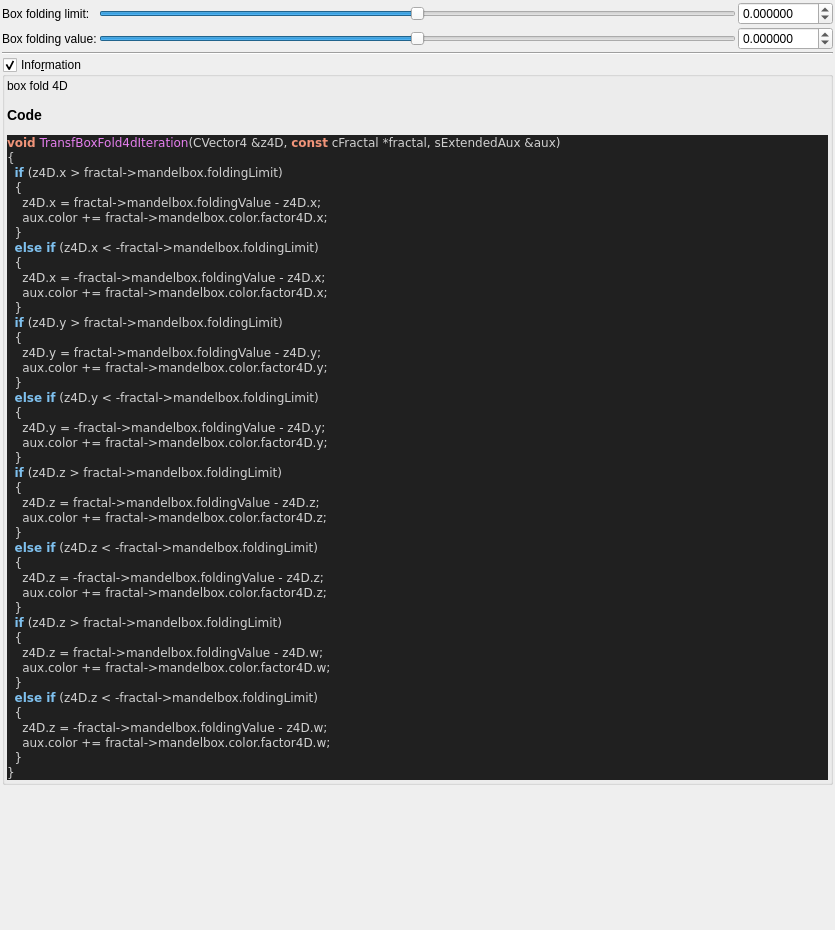
<?xml version="1.0" encoding="UTF-8"?>
<ui version="4.0">
 <class>transf_box_fold4d</class>
 <widget class="QWidget" name="Form">
  <property name="geometry">
   <rect>
    <x>0</x>
    <y>0</y>
    <width>835</width>
    <height>930</height>
   </rect>
  </property>
  <property name="windowTitle">
   <string notr="true">transf_box_fold4d</string>
  </property>
  <layout class="QVBoxLayout" name="verticalLayout">
   <property name="spacing">
    <number>2</number>
   </property>
   <property name="leftMargin">
    <number>2</number>
   </property>
   <property name="topMargin">
    <number>2</number>
   </property>
   <property name="rightMargin">
    <number>2</number>
   </property>
   <property name="bottomMargin">
    <number>2</number>
   </property>
   <item>
    <layout class="QGridLayout" name="gridLayout_12">
     <property name="spacing">
      <number>2</number>
     </property>
     <item row="0" column="0">
      <widget class="QLabel" name="label_47">
       <property name="text">
        <string>Box folding limit:</string>
       </property>
      </widget>
     </item>
     <item row="1" column="0">
      <widget class="QLabel" name="label_46">
       <property name="text">
        <string>Box folding value:</string>
       </property>
      </widget>
     </item>
     <item row="1" column="1">
      <widget class="QSlider" name="slider_mandelbox_folding_value">
       <property name="sizePolicy">
        <sizepolicy hsizetype="Expanding" vsizetype="Maximum">
         <horstretch>0</horstretch>
         <verstretch>0</verstretch>
        </sizepolicy>
       </property>
       <property name="minimum">
        <number>-10000000</number>
       </property>
       <property name="maximum">
        <number>10000000</number>
       </property>
       <property name="singleStep">
        <number>1</number>
       </property>
       <property name="orientation">
        <enum>Qt::Horizontal</enum>
       </property>
      </widget>
     </item>
     <item row="0" column="1">
      <widget class="QSlider" name="slider_mandelbox_folding_limit">
       <property name="sizePolicy">
        <sizepolicy hsizetype="Expanding" vsizetype="Maximum">
         <horstretch>0</horstretch>
         <verstretch>0</verstretch>
        </sizepolicy>
       </property>
       <property name="minimum">
        <number>-10000000</number>
       </property>
       <property name="maximum">
        <number>10000000</number>
       </property>
       <property name="singleStep">
        <number>1</number>
       </property>
       <property name="orientation">
        <enum>Qt::Horizontal</enum>
       </property>
      </widget>
     </item>
     <item row="1" column="2">
      <widget class="MyDoubleSpinBox" name="spinbox_mandelbox_folding_value">
       <property name="sizePolicy">
        <sizepolicy hsizetype="Minimum" vsizetype="Maximum">
         <horstretch>0</horstretch>
         <verstretch>0</verstretch>
        </sizepolicy>
       </property>
       <property name="prefix">
        <string/>
       </property>
       <property name="suffix">
        <string/>
       </property>
       <property name="decimals">
        <number>6</number>
       </property>
       <property name="minimum">
        <double>-100.000000000000000</double>
       </property>
       <property name="maximum">
        <double>100.000000000000000</double>
       </property>
       <property name="singleStep">
        <double>0.100000000000000</double>
       </property>
      </widget>
     </item>
     <item row="0" column="2">
      <widget class="MyDoubleSpinBox" name="spinbox_mandelbox_folding_limit">
       <property name="sizePolicy">
        <sizepolicy hsizetype="Minimum" vsizetype="Maximum">
         <horstretch>0</horstretch>
         <verstretch>0</verstretch>
        </sizepolicy>
       </property>
       <property name="prefix">
        <string/>
       </property>
       <property name="suffix">
        <string/>
       </property>
       <property name="decimals">
        <number>6</number>
       </property>
       <property name="minimum">
        <double>-100.000000000000000</double>
       </property>
       <property name="maximum">
        <double>100.000000000000000</double>
       </property>
       <property name="singleStep">
        <double>0.100000000000000</double>
       </property>
      </widget>
     </item>
    </layout>
   </item>
   <item>
    <widget class="Line" name="line_40">
     <property name="orientation">
      <enum>Qt::Horizontal</enum>
     </property>
    </widget>
   </item>
   <item>
    <widget class="MyGroupBox" name="groupCheck_info">
     <property name="title">
      <string>Info&amp;rmation</string>
     </property>
     <property name="flat">
      <bool>false</bool>
     </property>
     <property name="checkable">
      <bool>true</bool>
     </property>
     <layout class="QVBoxLayout" name="verticalLayout_2">
      <property name="spacing">
       <number>2</number>
      </property>
      <property name="leftMargin">
       <number>2</number>
      </property>
      <property name="topMargin">
       <number>2</number>
      </property>
      <property name="rightMargin">
       <number>2</number>
      </property>
      <property name="bottomMargin">
       <number>2</number>
      </property>
      <item>
       <widget class="QLabel" name="label_code_content">
        <property name="text">
         <string notr="true">&lt;p&gt;box fold 4D&lt;/p&gt;&lt;table&gt;
&lt;/table&gt;
&lt;h3&gt;Code&lt;/h3&gt;
&lt;body style=&quot;background-color:#202020&quot;&gt;
&lt;pre style=&quot;color:#d0d0d0; background-color:#202020;  font-family:'Courier New',monospace;&quot;&gt;&lt;span style=&quot;color:#f09479; font-weight:bold&quot;&gt;void&lt;/span&gt; &lt;span style=&quot;color:#e47eed&quot;&gt;TransfBoxFold4dIteration&lt;/span&gt;&lt;span style=&quot;color:#d0d0d0&quot;&gt;(&lt;/span&gt;CVector4 &lt;span style=&quot;color:#d0d0d0&quot;&gt;&amp;amp;&lt;/span&gt;z4D&lt;span style=&quot;color:#d0d0d0&quot;&gt;,&lt;/span&gt; &lt;span style=&quot;color:#f09479; font-weight:bold&quot;&gt;const&lt;/span&gt; cFractal &lt;span style=&quot;color:#d0d0d0&quot;&gt;*&lt;/span&gt;fractal&lt;span style=&quot;color:#d0d0d0&quot;&gt;,&lt;/span&gt; sExtendedAux &lt;span style=&quot;color:#d0d0d0&quot;&gt;&amp;amp;&lt;/span&gt;aux&lt;span style=&quot;color:#d0d0d0&quot;&gt;)&lt;/span&gt;
&lt;span style=&quot;color:#d0d0d0&quot;&gt;{&lt;/span&gt;
  &lt;span style=&quot;color:#7ec0ee; font-weight:bold&quot;&gt;if&lt;/span&gt; &lt;span style=&quot;color:#d0d0d0&quot;&gt;(&lt;/span&gt;z4D&lt;span style=&quot;color:#d0d0d0&quot;&gt;.&lt;/span&gt;x &lt;span style=&quot;color:#d0d0d0&quot;&gt;&amp;gt;&lt;/span&gt; fractal&lt;span style=&quot;color:#d0d0d0&quot;&gt;-&amp;gt;&lt;/span&gt;mandelbox&lt;span style=&quot;color:#d0d0d0&quot;&gt;.&lt;/span&gt;foldingLimit&lt;span style=&quot;color:#d0d0d0&quot;&gt;)&lt;/span&gt;
  &lt;span style=&quot;color:#d0d0d0&quot;&gt;{&lt;/span&gt;
    z4D&lt;span style=&quot;color:#d0d0d0&quot;&gt;.&lt;/span&gt;x &lt;span style=&quot;color:#d0d0d0&quot;&gt;=&lt;/span&gt; fractal&lt;span style=&quot;color:#d0d0d0&quot;&gt;-&amp;gt;&lt;/span&gt;mandelbox&lt;span style=&quot;color:#d0d0d0&quot;&gt;.&lt;/span&gt;foldingValue &lt;span style=&quot;color:#d0d0d0&quot;&gt;-&lt;/span&gt; z4D&lt;span style=&quot;color:#d0d0d0&quot;&gt;.&lt;/span&gt;x&lt;span style=&quot;color:#d0d0d0&quot;&gt;;&lt;/span&gt;
    aux&lt;span style=&quot;color:#d0d0d0&quot;&gt;.&lt;/span&gt;color &lt;span style=&quot;color:#d0d0d0&quot;&gt;+=&lt;/span&gt; fractal&lt;span style=&quot;color:#d0d0d0&quot;&gt;-&amp;gt;&lt;/span&gt;mandelbox&lt;span style=&quot;color:#d0d0d0&quot;&gt;.&lt;/span&gt;color&lt;span style=&quot;color:#d0d0d0&quot;&gt;.&lt;/span&gt;factor4D&lt;span style=&quot;color:#d0d0d0&quot;&gt;.&lt;/span&gt;x&lt;span style=&quot;color:#d0d0d0&quot;&gt;;&lt;/span&gt;
  &lt;span style=&quot;color:#d0d0d0&quot;&gt;}&lt;/span&gt;
  &lt;span style=&quot;color:#7ec0ee; font-weight:bold&quot;&gt;else if&lt;/span&gt; &lt;span style=&quot;color:#d0d0d0&quot;&gt;(&lt;/span&gt;z4D&lt;span style=&quot;color:#d0d0d0&quot;&gt;.&lt;/span&gt;x &lt;span style=&quot;color:#d0d0d0&quot;&gt;&amp;lt; -&lt;/span&gt;fractal&lt;span style=&quot;color:#d0d0d0&quot;&gt;-&amp;gt;&lt;/span&gt;mandelbox&lt;span style=&quot;color:#d0d0d0&quot;&gt;.&lt;/span&gt;foldingLimit&lt;span style=&quot;color:#d0d0d0&quot;&gt;)&lt;/span&gt;
  &lt;span style=&quot;color:#d0d0d0&quot;&gt;{&lt;/span&gt;
    z4D&lt;span style=&quot;color:#d0d0d0&quot;&gt;.&lt;/span&gt;x &lt;span style=&quot;color:#d0d0d0&quot;&gt;= -&lt;/span&gt;fractal&lt;span style=&quot;color:#d0d0d0&quot;&gt;-&amp;gt;&lt;/span&gt;mandelbox&lt;span style=&quot;color:#d0d0d0&quot;&gt;.&lt;/span&gt;foldingValue &lt;span style=&quot;color:#d0d0d0&quot;&gt;-&lt;/span&gt; z4D&lt;span style=&quot;color:#d0d0d0&quot;&gt;.&lt;/span&gt;x&lt;span style=&quot;color:#d0d0d0&quot;&gt;;&lt;/span&gt;
    aux&lt;span style=&quot;color:#d0d0d0&quot;&gt;.&lt;/span&gt;color &lt;span style=&quot;color:#d0d0d0&quot;&gt;+=&lt;/span&gt; fractal&lt;span style=&quot;color:#d0d0d0&quot;&gt;-&amp;gt;&lt;/span&gt;mandelbox&lt;span style=&quot;color:#d0d0d0&quot;&gt;.&lt;/span&gt;color&lt;span style=&quot;color:#d0d0d0&quot;&gt;.&lt;/span&gt;factor4D&lt;span style=&quot;color:#d0d0d0&quot;&gt;.&lt;/span&gt;x&lt;span style=&quot;color:#d0d0d0&quot;&gt;;&lt;/span&gt;
  &lt;span style=&quot;color:#d0d0d0&quot;&gt;}&lt;/span&gt;
  &lt;span style=&quot;color:#7ec0ee; font-weight:bold&quot;&gt;if&lt;/span&gt; &lt;span style=&quot;color:#d0d0d0&quot;&gt;(&lt;/span&gt;z4D&lt;span style=&quot;color:#d0d0d0&quot;&gt;.&lt;/span&gt;y &lt;span style=&quot;color:#d0d0d0&quot;&gt;&amp;gt;&lt;/span&gt; fractal&lt;span style=&quot;color:#d0d0d0&quot;&gt;-&amp;gt;&lt;/span&gt;mandelbox&lt;span style=&quot;color:#d0d0d0&quot;&gt;.&lt;/span&gt;foldingLimit&lt;span style=&quot;color:#d0d0d0&quot;&gt;)&lt;/span&gt;
  &lt;span style=&quot;color:#d0d0d0&quot;&gt;{&lt;/span&gt;
    z4D&lt;span style=&quot;color:#d0d0d0&quot;&gt;.&lt;/span&gt;y &lt;span style=&quot;color:#d0d0d0&quot;&gt;=&lt;/span&gt; fractal&lt;span style=&quot;color:#d0d0d0&quot;&gt;-&amp;gt;&lt;/span&gt;mandelbox&lt;span style=&quot;color:#d0d0d0&quot;&gt;.&lt;/span&gt;foldingValue &lt;span style=&quot;color:#d0d0d0&quot;&gt;-&lt;/span&gt; z4D&lt;span style=&quot;color:#d0d0d0&quot;&gt;.&lt;/span&gt;y&lt;span style=&quot;color:#d0d0d0&quot;&gt;;&lt;/span&gt;
    aux&lt;span style=&quot;color:#d0d0d0&quot;&gt;.&lt;/span&gt;color &lt;span style=&quot;color:#d0d0d0&quot;&gt;+=&lt;/span&gt; fractal&lt;span style=&quot;color:#d0d0d0&quot;&gt;-&amp;gt;&lt;/span&gt;mandelbox&lt;span style=&quot;color:#d0d0d0&quot;&gt;.&lt;/span&gt;color&lt;span style=&quot;color:#d0d0d0&quot;&gt;.&lt;/span&gt;factor4D&lt;span style=&quot;color:#d0d0d0&quot;&gt;.&lt;/span&gt;y&lt;span style=&quot;color:#d0d0d0&quot;&gt;;&lt;/span&gt;
  &lt;span style=&quot;color:#d0d0d0&quot;&gt;}&lt;/span&gt;
  &lt;span style=&quot;color:#7ec0ee; font-weight:bold&quot;&gt;else if&lt;/span&gt; &lt;span style=&quot;color:#d0d0d0&quot;&gt;(&lt;/span&gt;z4D&lt;span style=&quot;color:#d0d0d0&quot;&gt;.&lt;/span&gt;y &lt;span style=&quot;color:#d0d0d0&quot;&gt;&amp;lt; -&lt;/span&gt;fractal&lt;span style=&quot;color:#d0d0d0&quot;&gt;-&amp;gt;&lt;/span&gt;mandelbox&lt;span style=&quot;color:#d0d0d0&quot;&gt;.&lt;/span&gt;foldingLimit&lt;span style=&quot;color:#d0d0d0&quot;&gt;)&lt;/span&gt;
  &lt;span style=&quot;color:#d0d0d0&quot;&gt;{&lt;/span&gt;
    z4D&lt;span style=&quot;color:#d0d0d0&quot;&gt;.&lt;/span&gt;y &lt;span style=&quot;color:#d0d0d0&quot;&gt;= -&lt;/span&gt;fractal&lt;span style=&quot;color:#d0d0d0&quot;&gt;-&amp;gt;&lt;/span&gt;mandelbox&lt;span style=&quot;color:#d0d0d0&quot;&gt;.&lt;/span&gt;foldingValue &lt;span style=&quot;color:#d0d0d0&quot;&gt;-&lt;/span&gt; z4D&lt;span style=&quot;color:#d0d0d0&quot;&gt;.&lt;/span&gt;y&lt;span style=&quot;color:#d0d0d0&quot;&gt;;&lt;/span&gt;
    aux&lt;span style=&quot;color:#d0d0d0&quot;&gt;.&lt;/span&gt;color &lt;span style=&quot;color:#d0d0d0&quot;&gt;+=&lt;/span&gt; fractal&lt;span style=&quot;color:#d0d0d0&quot;&gt;-&amp;gt;&lt;/span&gt;mandelbox&lt;span style=&quot;color:#d0d0d0&quot;&gt;.&lt;/span&gt;color&lt;span style=&quot;color:#d0d0d0&quot;&gt;.&lt;/span&gt;factor4D&lt;span style=&quot;color:#d0d0d0&quot;&gt;.&lt;/span&gt;y&lt;span style=&quot;color:#d0d0d0&quot;&gt;;&lt;/span&gt;
  &lt;span style=&quot;color:#d0d0d0&quot;&gt;}&lt;/span&gt;
  &lt;span style=&quot;color:#7ec0ee; font-weight:bold&quot;&gt;if&lt;/span&gt; &lt;span style=&quot;color:#d0d0d0&quot;&gt;(&lt;/span&gt;z4D&lt;span style=&quot;color:#d0d0d0&quot;&gt;.&lt;/span&gt;z &lt;span style=&quot;color:#d0d0d0&quot;&gt;&amp;gt;&lt;/span&gt; fractal&lt;span style=&quot;color:#d0d0d0&quot;&gt;-&amp;gt;&lt;/span&gt;mandelbox&lt;span style=&quot;color:#d0d0d0&quot;&gt;.&lt;/span&gt;foldingLimit&lt;span style=&quot;color:#d0d0d0&quot;&gt;)&lt;/span&gt;
  &lt;span style=&quot;color:#d0d0d0&quot;&gt;{&lt;/span&gt;
    z4D&lt;span style=&quot;color:#d0d0d0&quot;&gt;.&lt;/span&gt;z &lt;span style=&quot;color:#d0d0d0&quot;&gt;=&lt;/span&gt; fractal&lt;span style=&quot;color:#d0d0d0&quot;&gt;-&amp;gt;&lt;/span&gt;mandelbox&lt;span style=&quot;color:#d0d0d0&quot;&gt;.&lt;/span&gt;foldingValue &lt;span style=&quot;color:#d0d0d0&quot;&gt;-&lt;/span&gt; z4D&lt;span style=&quot;color:#d0d0d0&quot;&gt;.&lt;/span&gt;z&lt;span style=&quot;color:#d0d0d0&quot;&gt;;&lt;/span&gt;
    aux&lt;span style=&quot;color:#d0d0d0&quot;&gt;.&lt;/span&gt;color &lt;span style=&quot;color:#d0d0d0&quot;&gt;+=&lt;/span&gt; fractal&lt;span style=&quot;color:#d0d0d0&quot;&gt;-&amp;gt;&lt;/span&gt;mandelbox&lt;span style=&quot;color:#d0d0d0&quot;&gt;.&lt;/span&gt;color&lt;span style=&quot;color:#d0d0d0&quot;&gt;.&lt;/span&gt;factor4D&lt;span style=&quot;color:#d0d0d0&quot;&gt;.&lt;/span&gt;z&lt;span style=&quot;color:#d0d0d0&quot;&gt;;&lt;/span&gt;
  &lt;span style=&quot;color:#d0d0d0&quot;&gt;}&lt;/span&gt;
  &lt;span style=&quot;color:#7ec0ee; font-weight:bold&quot;&gt;else if&lt;/span&gt; &lt;span style=&quot;color:#d0d0d0&quot;&gt;(&lt;/span&gt;z4D&lt;span style=&quot;color:#d0d0d0&quot;&gt;.&lt;/span&gt;z &lt;span style=&quot;color:#d0d0d0&quot;&gt;&amp;lt; -&lt;/span&gt;fractal&lt;span style=&quot;color:#d0d0d0&quot;&gt;-&amp;gt;&lt;/span&gt;mandelbox&lt;span style=&quot;color:#d0d0d0&quot;&gt;.&lt;/span&gt;foldingLimit&lt;span style=&quot;color:#d0d0d0&quot;&gt;)&lt;/span&gt;
  &lt;span style=&quot;color:#d0d0d0&quot;&gt;{&lt;/span&gt;
    z4D&lt;span style=&quot;color:#d0d0d0&quot;&gt;.&lt;/span&gt;z &lt;span style=&quot;color:#d0d0d0&quot;&gt;= -&lt;/span&gt;fractal&lt;span style=&quot;color:#d0d0d0&quot;&gt;-&amp;gt;&lt;/span&gt;mandelbox&lt;span style=&quot;color:#d0d0d0&quot;&gt;.&lt;/span&gt;foldingValue &lt;span style=&quot;color:#d0d0d0&quot;&gt;-&lt;/span&gt; z4D&lt;span style=&quot;color:#d0d0d0&quot;&gt;.&lt;/span&gt;z&lt;span style=&quot;color:#d0d0d0&quot;&gt;;&lt;/span&gt;
    aux&lt;span style=&quot;color:#d0d0d0&quot;&gt;.&lt;/span&gt;color &lt;span style=&quot;color:#d0d0d0&quot;&gt;+=&lt;/span&gt; fractal&lt;span style=&quot;color:#d0d0d0&quot;&gt;-&amp;gt;&lt;/span&gt;mandelbox&lt;span style=&quot;color:#d0d0d0&quot;&gt;.&lt;/span&gt;color&lt;span style=&quot;color:#d0d0d0&quot;&gt;.&lt;/span&gt;factor4D&lt;span style=&quot;color:#d0d0d0&quot;&gt;.&lt;/span&gt;z&lt;span style=&quot;color:#d0d0d0&quot;&gt;;&lt;/span&gt;
  &lt;span style=&quot;color:#d0d0d0&quot;&gt;}&lt;/span&gt;
  &lt;span style=&quot;color:#7ec0ee; font-weight:bold&quot;&gt;if&lt;/span&gt; &lt;span style=&quot;color:#d0d0d0&quot;&gt;(&lt;/span&gt;z4D&lt;span style=&quot;color:#d0d0d0&quot;&gt;.&lt;/span&gt;z &lt;span style=&quot;color:#d0d0d0&quot;&gt;&amp;gt;&lt;/span&gt; fractal&lt;span style=&quot;color:#d0d0d0&quot;&gt;-&amp;gt;&lt;/span&gt;mandelbox&lt;span style=&quot;color:#d0d0d0&quot;&gt;.&lt;/span&gt;foldingLimit&lt;span style=&quot;color:#d0d0d0&quot;&gt;)&lt;/span&gt;
  &lt;span style=&quot;color:#d0d0d0&quot;&gt;{&lt;/span&gt;
    z4D&lt;span style=&quot;color:#d0d0d0&quot;&gt;.&lt;/span&gt;z &lt;span style=&quot;color:#d0d0d0&quot;&gt;=&lt;/span&gt; fractal&lt;span style=&quot;color:#d0d0d0&quot;&gt;-&amp;gt;&lt;/span&gt;mandelbox&lt;span style=&quot;color:#d0d0d0&quot;&gt;.&lt;/span&gt;foldingValue &lt;span style=&quot;color:#d0d0d0&quot;&gt;-&lt;/span&gt; z4D&lt;span style=&quot;color:#d0d0d0&quot;&gt;.&lt;/span&gt;w&lt;span style=&quot;color:#d0d0d0&quot;&gt;;&lt;/span&gt;
    aux&lt;span style=&quot;color:#d0d0d0&quot;&gt;.&lt;/span&gt;color &lt;span style=&quot;color:#d0d0d0&quot;&gt;+=&lt;/span&gt; fractal&lt;span style=&quot;color:#d0d0d0&quot;&gt;-&amp;gt;&lt;/span&gt;mandelbox&lt;span style=&quot;color:#d0d0d0&quot;&gt;.&lt;/span&gt;color&lt;span style=&quot;color:#d0d0d0&quot;&gt;.&lt;/span&gt;factor4D&lt;span style=&quot;color:#d0d0d0&quot;&gt;.&lt;/span&gt;w&lt;span style=&quot;color:#d0d0d0&quot;&gt;;&lt;/span&gt;
  &lt;span style=&quot;color:#d0d0d0&quot;&gt;}&lt;/span&gt;
  &lt;span style=&quot;color:#7ec0ee; font-weight:bold&quot;&gt;else if&lt;/span&gt; &lt;span style=&quot;color:#d0d0d0&quot;&gt;(&lt;/span&gt;z4D&lt;span style=&quot;color:#d0d0d0&quot;&gt;.&lt;/span&gt;z &lt;span style=&quot;color:#d0d0d0&quot;&gt;&amp;lt; -&lt;/span&gt;fractal&lt;span style=&quot;color:#d0d0d0&quot;&gt;-&amp;gt;&lt;/span&gt;mandelbox&lt;span style=&quot;color:#d0d0d0&quot;&gt;.&lt;/span&gt;foldingLimit&lt;span style=&quot;color:#d0d0d0&quot;&gt;)&lt;/span&gt;
  &lt;span style=&quot;color:#d0d0d0&quot;&gt;{&lt;/span&gt;
    z4D&lt;span style=&quot;color:#d0d0d0&quot;&gt;.&lt;/span&gt;z &lt;span style=&quot;color:#d0d0d0&quot;&gt;= -&lt;/span&gt;fractal&lt;span style=&quot;color:#d0d0d0&quot;&gt;-&amp;gt;&lt;/span&gt;mandelbox&lt;span style=&quot;color:#d0d0d0&quot;&gt;.&lt;/span&gt;foldingValue &lt;span style=&quot;color:#d0d0d0&quot;&gt;-&lt;/span&gt; z4D&lt;span style=&quot;color:#d0d0d0&quot;&gt;.&lt;/span&gt;w&lt;span style=&quot;color:#d0d0d0&quot;&gt;;&lt;/span&gt;
    aux&lt;span style=&quot;color:#d0d0d0&quot;&gt;.&lt;/span&gt;color &lt;span style=&quot;color:#d0d0d0&quot;&gt;+=&lt;/span&gt; fractal&lt;span style=&quot;color:#d0d0d0&quot;&gt;-&amp;gt;&lt;/span&gt;mandelbox&lt;span style=&quot;color:#d0d0d0&quot;&gt;.&lt;/span&gt;color&lt;span style=&quot;color:#d0d0d0&quot;&gt;.&lt;/span&gt;factor4D&lt;span style=&quot;color:#d0d0d0&quot;&gt;.&lt;/span&gt;w&lt;span style=&quot;color:#d0d0d0&quot;&gt;;&lt;/span&gt;
  &lt;span style=&quot;color:#d0d0d0&quot;&gt;}&lt;/span&gt;
&lt;span style=&quot;color:#d0d0d0&quot;&gt;}&lt;/span&gt;
&lt;/pre&gt;
&lt;/body&gt;</string>
        </property>
        <property name="wordWrap">
         <bool>true</bool>
        </property>
        <property name="openExternalLinks">
         <bool>true</bool>
        </property>
        <property name="textInteractionFlags">
         <set>Qt::LinksAccessibleByMouse|Qt::TextSelectableByMouse</set>
        </property>
       </widget>
      </item>
     </layout>
    </widget>
   </item>
   <item>
    <spacer name="verticalSpacer_2">
     <property name="orientation">
      <enum>Qt::Vertical</enum>
     </property>
     <property name="sizeHint" stdset="0">
      <size>
       <width>20</width>
       <height>40</height>
      </size>
     </property>
    </spacer>
   </item>
  </layout>
 </widget>
 <customwidgets>
  <customwidget>
   <class>MyDoubleSpinBox</class>
   <extends>QDoubleSpinBox</extends>
   <header>my_double_spin_box.h</header>
  </customwidget>
  <customwidget>
   <class>MyGroupBox</class>
   <extends>QGroupBox</extends>
   <header>my_group_box.h</header>
   <container>1</container>
  </customwidget>
 </customwidgets>
 <tabstops>
  <tabstop>slider_mandelbox_folding_limit</tabstop>
  <tabstop>spinbox_mandelbox_folding_limit</tabstop>
  <tabstop>slider_mandelbox_folding_value</tabstop>
  <tabstop>spinbox_mandelbox_folding_value</tabstop>
  <tabstop>groupCheck_info</tabstop>
 </tabstops>
 <resources/>
 <connections/>
</ui>
